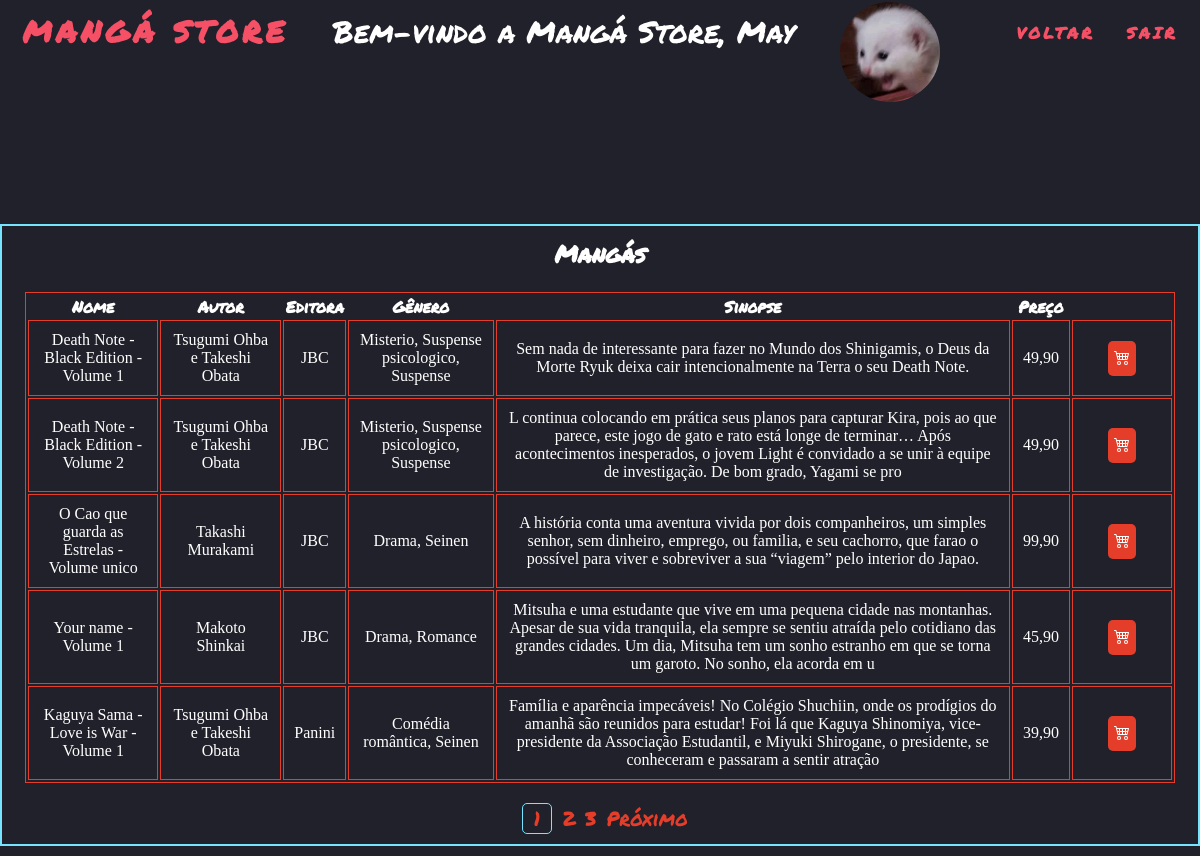
The app's page /pages/mangas/mangas_com_login.php?pagina=1 (signed in), older data.
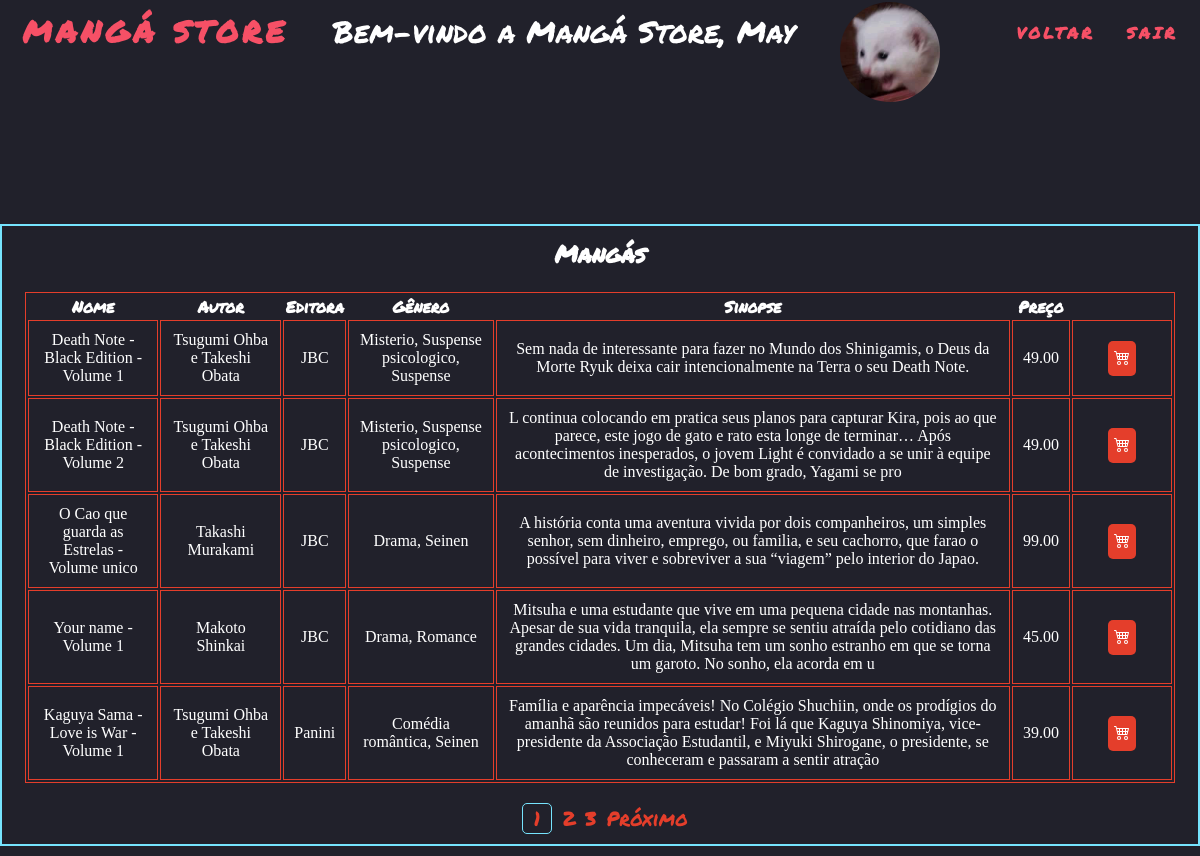
The same page, newer data.
### tables this page shows
CREATE TABLE IF NOT EXISTS `manga` (
    `idManga` int(2) NOT NULL AUTO_INCREMENT,
    `nome` varchar(45) NOT NULL,
    `autor` varchar(45) NOT NULL,
    `editora` varchar(45) NOT NULL,
    `genero` varchar(45) NOT NULL,
    `sinopse` varchar(255) NOT NULL,
    `preco` DECIMAL(10, 2) NOT NULL,
    PRIMARY KEY (`idManga`)
);

### pages/mangas/mangas_com_login.php (the view, shortened to what this page needs)
<?php
include_once('../connection/config.php');
if (isset($_GET['pagina'])) {
    $pag = $_GET['pagina'];
    $busca = "SELECT * FROM manga";
    $todos = mysqli_query($con, $busca);
    $registros = "5";
    $tr = mysqli_num_rows($todos);
    $tp = ceil($tr / $registros);
    $inicio = ($registros * $pag) - $registros;
    $limite = mysqli_query($con, "$busca LIMIT $inicio, $registros");
    $proximo = $pag + 1;
}
?>
<!DOCTYPE html>
<html lang="pt-br">
<head>
    <link rel="stylesheet" href="lista_manga.css">
    <link rel="stylesheet" href="../../src/css/index.css">
</head>
<body>
    <header>
        <nav class="menu">
            <h1 class="logo">Mangá Store</h1>
            <p class="bem-vindo">Bem-vindo a Mangá Store, <?php echo $_SESSION["nome"]; ?></p>
            <img class="avatar" src="<?php echo $_SESSION["avatar"]; ?>" alt="">
            <ul class="nav-list">
                <li><a href="../sistema/sistema.php">Voltar</a></li>
                <li><a href="../login/login.php">Sair</a></li>
            </ul>
        </nav>
    </header>
    <main>
        <section class="sistema">
            <div class="sistema-box">
                <div class="sistema-container">
                    <h2>Mangás</h2>
                    <div class="table-container">
                        <table class="table">
                            <thead>
                                <tr>
                                    <th scope="col">Nome</a></th>
                                    <th scope="col">Autor</th>
                                    <th scope="col">Editora</th>
                                    <th scope="col">Gênero</th>
                                    <th scope="col">Sinopse</th>
                                    <th scope="col">Preço</th>
                                </tr>
                            </thead>
                            <tbody>
                                <?php
                                while ($dados = mysqli_fetch_array($limite)) {
                                    $nome = $dados['nome'];
                                    $autor = $dados['autor'];
                                    $editora = $dados['editora'];
                                    $genero = $dados['genero'];
                                    $sinopse = $dados['sinopse'];
                                    $preco = $dados['preco'];
                                ?>
                                    <tr>
                                        <td><?= $nome ?></td>
                                        <td><?= $autor ?></td>
                                        <td><?= $editora ?></td>
                                        <td><?= $genero ?></td>
                                        <td><?= $sinopse ?></td>
                                        <td><?= $preco ?></td>
                                        <td class="btns">
                                            <a class='btnComprar' href='#' title='Comprar'>
                                                </a>
                                        </td>
                                    </tr>
                                <?php } ?>
                            </tbody>
                        </table>
                    </div>
                    <nav class="paginacao-container">
                        <ul class="pagination">
                            <?php
                            for ($i = 1; $i <= $tp; $i++) {
                                if ($pag == $i) {
                                    echo "<li class='page-item active'><a class='page-link' href='?pagina=$i'>$i</a></li>";
                                } else {
                                    echo "<li class='page-item'><a class='page-link' href='?pagina=$i'>$i</a></li>";
                                }
                            }
                            ?>
                            <?php
                            if ($pag < $tp) {
                            ?>
                                <li class="page-item">
                                    <a class="page-link" href="?pagina=<?= $proximo; ?>" aria-label="Próximo">
                                        <span aria-hidden="true">Próximo</span>
                                    </a>
                                </li>
                            <?php } ?>
                        </ul>
                    </nav>
                </div>
            </div>
        </section>
    </main>
</body>
</html>

### pages/mangas/lista_manga.css (style rules this page uses)
:root { --red: #F65066; --orange: #E43E2B; --white: #fff; --blue: #76E4FE; --bg-color: #21212B; }
* { padding: 0; margin: 0; box-sizing: border-box; scroll-behavior: smooth; }
li { list-style: none; }
a { text-decoration: none; }
body { background-color: var(--bg-color); }
header { margin-bottom: 150px; }
.logo { font-family: 'Permanent Marker', cursive; font-size: 24px; text-transform: uppercase; letter-spacing: 4px; color: var(--red); font-weight: bold; font-size: 30px; }
.menu { display: flex; justify-content: space-around; align-items: center; font-family: sans-serif; height: 8vh; }
.bem-vindo { color: var(--white); font-size: 30px; font-family: 'Permanent Marker', cursive; }
.nav-list { list-style: none; display: flex; }
.nav-list li { letter-spacing: 3px; margin-left: 32px; }
.nav-list a { font-family: 'Permanent Marker', cursive; color: var(--red); font-weight: bold; text-transform: uppercase; }
.sistema { display: flex; justify-content: space-around; width: 940px; margin: 0 auto; color: #fff; align-items: center; font-family: cursive; }
.sistema-box { display: flex; flex-direction: column; align-items: center; background: var(--bg-color); width: 940px; padding: 10px; }
.sistema-container { display: flex; flex-direction: column; align-items: center; border: 2px solid var(--blue); width: 1200px; padding: 10px; }
.table-container { display: flex; justify-content: center; align-items: center; margin-top: 20px; }
.table { border: 1px solid var(--orange); width: 1150px; text-align: center; }
.table td { font-family: cursive; border: 1px solid var(--orange); padding: 10px; }
.btns { width: 100px; }
.btnComprar { background-color: var(--orange); color: #fff; padding: 6px; border-radius: 5px; }
.avatar { width: 100px; height: 100px; border-radius: 50%; margin-top: 40px; }
.paginacao-container { display: flex; justify-content: center; align-items: center; }
.pagination { display: flex; justify-content: center; align-items: center; margin-top: 20px; }
.page-item { display: flex; justify-content: center; align-items: center; margin-left: 10px; }
.page-link { color: var(--orange); font-size: 20px; text-decoration: none; }
.active { border: 1px solid var(--blue); border-radius: 5px; width: 30px; }

### src/css/index.css (style rules this page uses)
:root { --red: #F65066; --orange: #E43E2B; --white: #fff; --blue: #76E4FE; }
* { padding: 0; margin: 0; box-sizing: border-box; scroll-behavior: smooth; font-family: 'Permanent Marker', cursive; }
li { list-style: none; }
a { text-decoration: none; }
body { background-color: #21212B; }
.logo { font-size: 24px; text-transform: uppercase; letter-spacing: 4px; }
.menu { display: flex; justify-content: space-around; align-items: center; font-family: sans-serif; height: 8vh; }
.logo { color: var(--red); font-weight: bold; font-size: 30px; }
.nav-list { list-style: none; display: flex; }
.nav-list li { letter-spacing: 3px; margin-left: 32px; }
.nav-list a { color: var(--red); font-weight: bold; text-transform: uppercase; }

Row changes from the older to the newer data that the page shows:
changed manga "Death Note - Black Edition - Volume 1": preco "49,90" → "49.00"
changed manga "Death Note - Black Edition - Volume 2": sinopse "L continua colocando em prática seus planos para capturar Kira, pois ao que parece, este jogo de gato e rato está longe de terminar… Após…" → "L continua colocando em pratica seus planos para capturar Kira, pois ao que parece, este jogo de gato e rato esta longe de terminar… Após…"; preco "49,90" → "49.00"
changed manga "O Cao que guarda as Estrelas - Volume unico": preco "99,90" → "99.00"
changed manga "Your name - Volume 1": preco "45,90" → "45.00"
changed manga "Kaguya Sama - Love is War - Volume 1": preco "39,90" → "39.00"
